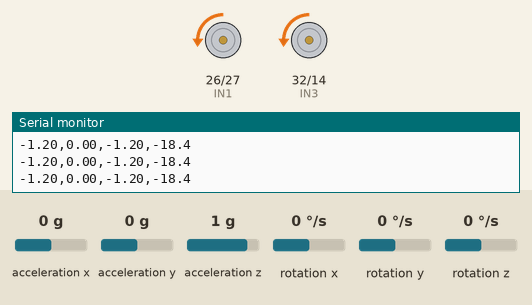
This sketch was run on a simulated ESP32. Shown: motor-driver pin pairs drawn as motors (green arrow = first pin HIGH = forward, orange = second pin HIGH = backward, longer = more drive, scaled by the enable pin), the last lines printed to the serial monitor. The inputs (shaded band) are chosen by the test bench; at power-on: acceleration x 0 g, rotation y 0 °/s, acceleration y 0 g, acceleration z 1 g, rotation x 0 °/s, rotation z 0 °/s.

Above: at 3.2 s.
3.3 s: acceleration x set to -1.4 g
At 3.7 s:
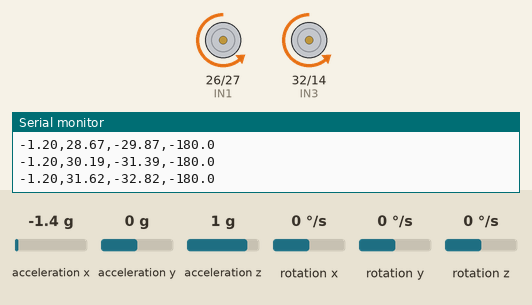
At 4.4 s:
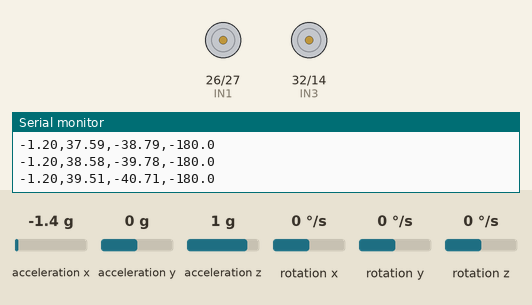
5.3 s: rotation y set to -40 °/s
8.3 s: rotation y set to -45 °/s
10.3 s: acceleration x set to -0.7 g
12.3 s: acceleration x set to -0.5 g
At 14.45 s:
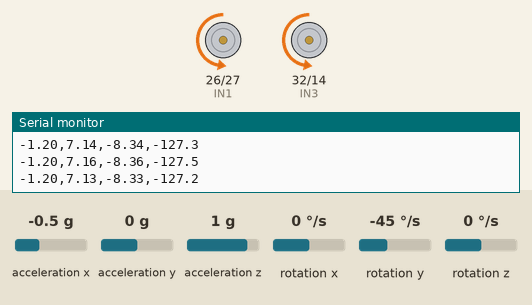
15.3 s: acceleration y set to -1.4 g
At 17.2 s:
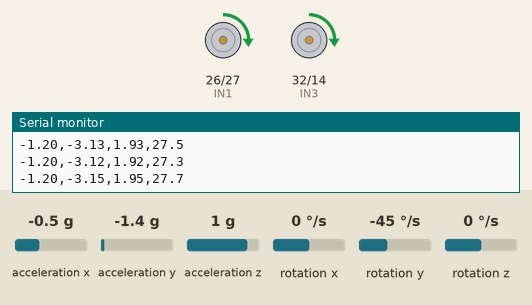
Timing chart, 0 to 18.5 s (numbered marks = the images above; inputs shaded):
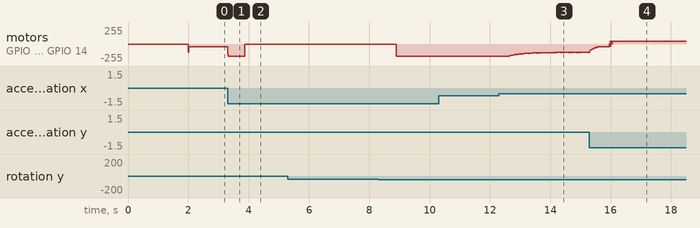

The sketch:

RobotBalancin.ino
```cpp
#include <Wire.h>
#include <MPU6050.h>

// ================= CONFIGURACIÓN MOTORES L298D =================
#define ENA 25
#define IN1 26
#define IN2 27
#define ENB 33
#define IN3 32
#define IN4 14

// ================= MPU6050 =================
MPU6050 mpu;
float angleY = 0;

// ================= PID =================
float setpoint = -1.2;     // AJUSTA ENTRE -2 y +2
float Kp = 15.0;
float Ki = 0.3;
float Kd = 0.9;

float error = 0, lastError = 0;
float integral = 0;
float derivative = 0;
float output = 0;

// ================= CONSTANTES =================
const float ACC_SCALE = 16384.0;
const float GYRO_SCALE = 131.0;
const float ANGULO_MAX = 40.0;
const int VEL_MAX = 180;
const int PWM_MIN = 40;

// ================= FILTRO COMPLEMENTARIO =================
float compAngleY = 0;
float alpha = 0.98;

// ================= TIEMPOS =================
unsigned long lastMPUTime = 0;
unsigned long lastPIDTime = 0;
unsigned long lastPrint = 0;

// ================= SETUP =================
void setup() {
  Serial.begin(115200);

  pinMode(ENA, OUTPUT); pinMode(IN1, OUTPUT); pinMode(IN2, OUTPUT);
  pinMode(ENB, OUTPUT); pinMode(IN3, OUTPUT); pinMode(IN4, OUTPUT);

  detenerMotores();

  Wire.begin();
  mpu.initialize();

  if (!mpu.testConnection()) {
    Serial.println("ERROR MPU6050");
    while (1);
  }

  mpu.setFullScaleGyroRange(MPU6050_GYRO_FS_250);
  mpu.setFullScaleAccelRange(MPU6050_ACCEL_FS_2);

  Serial.println("ROBOT BALANCIN INICIADO");
  Serial.println("Setpoint,Angle,Error,Output");
  delay(2000);
}

// ================= LOOP =================
void loop() {
  leerMPU();

  if (abs(angleY) > ANGULO_MAX) {
    detenerMotores();
    integral = 0;
    delay(1000);
    return;
  }

  calcularPID();
  moverMotores(output);

  if (millis() - lastPrint > 20) {
    Serial.print(setpoint); Serial.print(",");
    Serial.print(angleY, 2); Serial.print(",");
    Serial.print(error, 2); Serial.print(",");
    Serial.println(output, 1);
    lastPrint = millis();
  }

  delay(5);
}

// ================= MPU =================
void leerMPU() {
  int16_t ax, ay, az, gx, gy, gz;
  mpu.getMotion6(&ax, &ay, &az, &gx, &gy, &gz);

  float accX = ax / ACC_SCALE;
  float accY = ay / ACC_SCALE;
  float accZ = az / ACC_SCALE;

  float accAngle = atan2(-accX, sqrt(accY * accY + accZ * accZ)) * 180.0 / PI;
  float gyroY = gy / GYRO_SCALE;

  unsigned long now = millis();
  float dt = (now - lastMPUTime) / 1000.0;
  if (dt <= 0 || dt > 0.05) dt = 0.01;

  if (lastMPUTime == 0)
    compAngleY = accAngle;
  else
    compAngleY = alpha * (compAngleY + gyroY * dt) + (1 - alpha) * accAngle;

  angleY = compAngleY;
  lastMPUTime = now;
}

// ================= PID =================
void calcularPID() {
  unsigned long now = millis();
  float dt = (now - lastPIDTime) / 1000.0;
  if (dt <= 0 || dt > 0.05) dt = 0.01;
  lastPIDTime = now;

  error = setpoint - angleY;

  integral += error * dt;
  integral = constrain(integral, -10, 10);

  derivative = (error - lastError) / dt;

  output = (Kp * error) + (Ki * integral) + (Kd * derivative);
  output = constrain(output, -VEL_MAX, VEL_MAX);

  lastError = error;
}

// ================= MOTORES =================
void moverMotores(int vel) {
  vel = constrain(vel, -VEL_MAX, VEL_MAX);

  if (vel > 0) {
    digitalWrite(IN1, HIGH); digitalWrite(IN2, LOW);
    digitalWrite(IN3, HIGH); digitalWrite(IN4, LOW);
  } else if (vel < 0) {
    digitalWrite(IN1, LOW); digitalWrite(IN2, HIGH);
    digitalWrite(IN3, LOW); digitalWrite(IN4, HIGH);
  } else {
    detenerMotores();
    return;
  }

  int pwm = abs(vel);
  if (pwm < PWM_MIN) pwm = PWM_MIN;

  analogWrite(ENA, pwm);
  analogWrite(ENB, pwm);
}

void detenerMotores() {
  digitalWrite(IN1, LOW); digitalWrite(IN2, LOW);
  digitalWrite(IN3, LOW); digitalWrite(IN4, LOW);
  analogWrite(ENA, 0);
  analogWrite(ENB, 0);
}
```

Measured:
- the behaviour switches between -0.6 and -0.5 g on acceleration x (found by bisection; images 2 and 3)
- after the input at 3.3 s, motor on GPIO 26 (IN1) / GPIO 27 (IN2), motor on GPIO 32 (IN3) / GPIO 14 (IN4): backward 40/255 → backward 180/255 at once, → stopped 0.57 s later
- after the input at 5.3 s, every drawn part: stays the same
